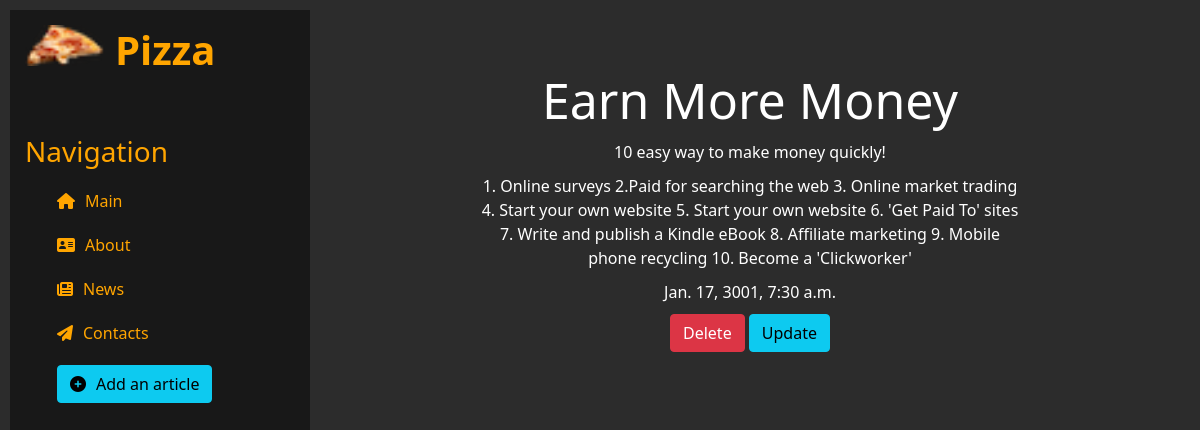
Page /news/4 on the committed database.
### news/models.py (models this page shows, shortened)
class Articles(models.Model):
    title = models.CharField('Title', max_length=50)
    anons = models.CharField('Anons', max_length=250)
    full_text = models.TextField('Article')
    date = models.DateTimeField('Publication date')

### news/views.py (the view)
# urls.py: path('<int:pk>', views.NewsDetailView.as_view(), name='news-detail'),
class NewsDetailView(DetailView):
    model = Articles
    template_name = 'news/details_view.html'
    context_object_name = 'article'

### news/templates/news/details_view.html (shortened to what this page needs)
{% extends 'main/layout.html' %}
{% block body %}
    <div class="features">
        <h1>{{ article.title }}</h1>
        <p>{{ article.anons }}</p>
        <p>{{ article.full_text }}</p>
        <p>{{ article.date }}</p>
        <a href="{% url 'news-delete' article.id %}" class="btn btn-danger">Delete</a>
        <a href="{% url 'news-update' article.id %}" class="btn btn-info">Update</a>
    </div>
{% endblock %}

### static/main/css/main.css (style rules this page uses)
body { background: #2c2c2c; }
main .features { text-align: center; float: left; color: #fff; margin: 70px 0; width: 100% }
main .features h1 { font-size: 50px }
main .features p { max-width: 550px; margin: 10px auto }

### rows in the picture
Articles: title "Earn More Money", anons "10 easy way to make money quickly!", full_text "1. Online surveys 2.Paid for searching the web 3. Online market trading 4. Start your own website 5. Start your own website 6. 'Get Paid To' sites 7. Write and publish a Kindle eBook 8. Affiliate marketing 9. Mobile phone recycling 10. Become a 'Clickworker'", date "Jan. 17, 3001, 7:30 a.m."
